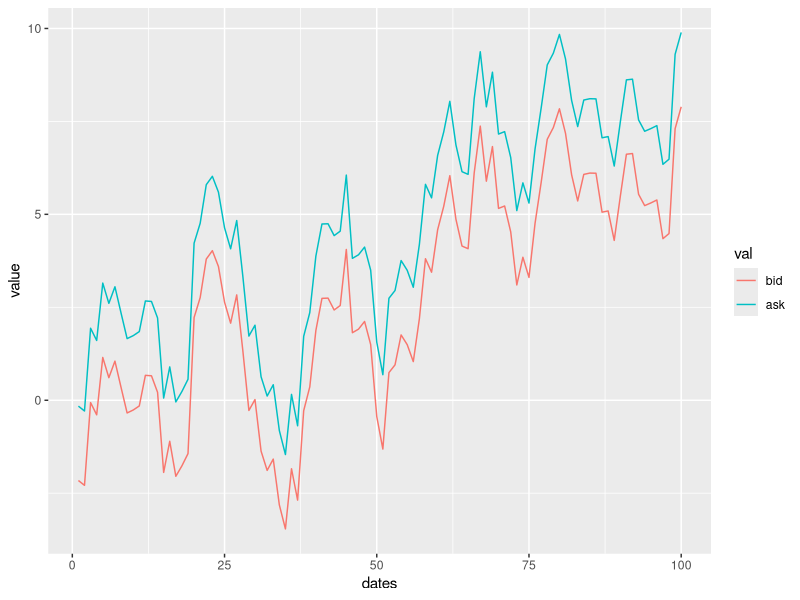

The R script that drew this image:

# Load packages
library(reshape)
library(zoo)
library(ggplot2)

# Cost of dealers
c <- 1

# Simulated time index
time <- 1:100

# simulated spot price
epsilon <- rnorm(time)
prices <- cumsum(epsilon)

# timeseries teorethical values
m_t <- zoo(prices)

# add a transactions cost so we have bid and ask
b_t <- m_t - c
a_t <- m_t + c

# random trade ocurred 1 (a buy order) or -1 (a sell order)
q_t <- sign(rnorm(time))
# price movement affected by the random trade occurred
p_t <- m_t + (c * q_t)

# create a timeseries dataframe
x <- merge(b_t, a_t)
colnames(x) <- c("bid", "ask")

x.df <- data.frame(dates=index(x), coredata(x))
x.df <- melt(x.df, id="dates", variable="val")
ggplot(na.omit(x.df), aes(x=dates, y=value, group=val, colour=val)) + geom_line()
